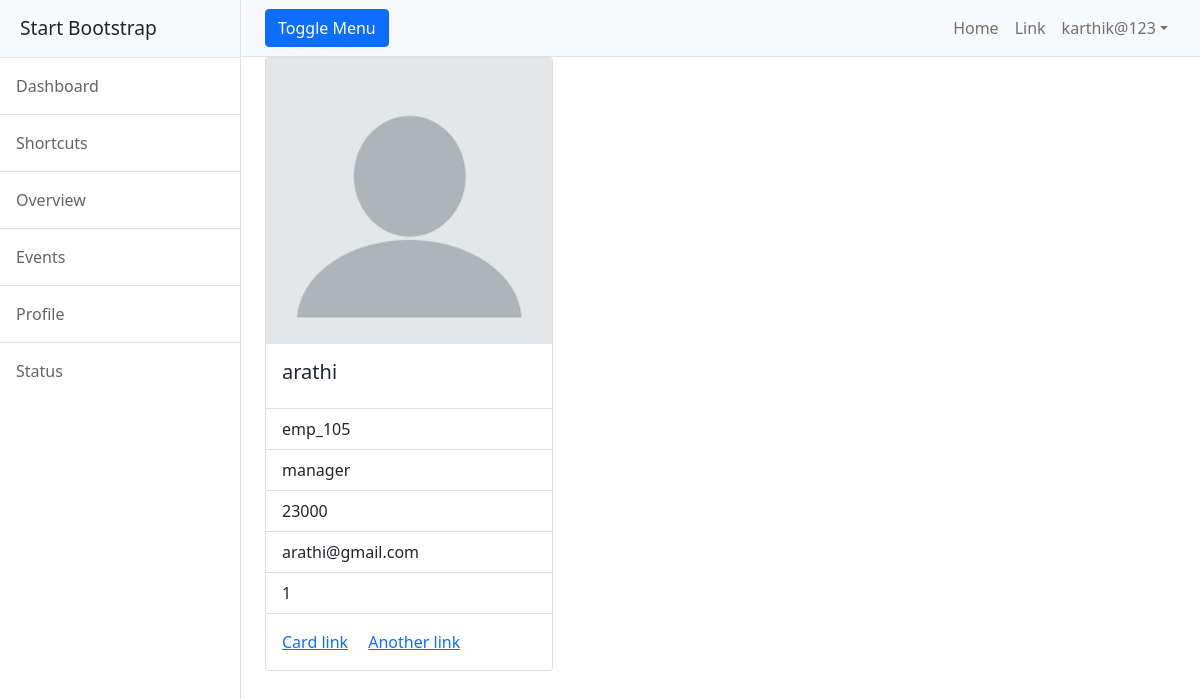
The app's page /employee/details/emp_105 (signed in) with its own data.
### employee/models.py (models this page shows, shortened)
class Employee(models.Model):
    eid = models.CharField(max_length=120,primary_key=True)
    profile_pick = models.ImageField(upload_to="profilepics",null=True)
    employee_name = models.CharField(max_length=120)
    designation = models.CharField(max_length=120)
    salary = models.PositiveIntegerField()
    email = models.EmailField(unique=True)
    experience = models.PositiveIntegerField(null=True)

### employee/views.py (the view)
# urls.py: path("details/<str:emp_id>", views.EmployeeDetailView.as_view(), name="emp-detail"),
@method_decorator(signin_required,name="dispatch")
class EmployeeDetailView(View):
    def get(self,request, *args, **kwargs):
        qs=Employee.objects.get(eid=kwargs.get("emp_id"))
        return render(request, "emp-detail.html",{"employee":qs})

### employee/views.py (called while the page is built)
def signin_required(fn):
    def wrapper(request, *args, **kwargs):
        if request.user.is_authenticated:
            return fn(request, *args, **kwargs)
        else:
            messages.error(request, "you must login")
            return redirect("signin")
    return wrapper

### employee/templates/emp-detail.html (shortened to what this page needs)
{%extends 'base.html'%}
{%block body_block%}
 <div class="row">
        <div class="co-4">
            <div class="card" style="width: 18rem;">
  <img src="{{employee.profile_pick.url}}" class="card-img-top" alt="...">
  <div class="card-body">
    <h5 class="card-title">{{employee.employee_name}}</h5>
  </div>
  <ul class="list-group list-group-flush">
    <li class="list-group-item">{{employee.eid}}</li>
    <li class="list-group-item">{{employee.designation}}</li>
    <li class="list-group-item">{{employee.salary}}</li>
      <li class="list-group-item">{{employee.email}}</li>
      <li class="list-group-item">{{employee.experience}}</li>
  </ul>
  <div class="card-body">
    <a href="#" class="card-link">Card link</a>
    <a href="#" class="card-link">Another link</a>
  </div>
</div>
        </div>
    </div>
{%endblock%}

### employee/templates/base.html (shortened to what this page needs)
<!DOCTYPE html>
{%load static%}
<html lang="en">
<head>
<link href="https://cdn.jsdelivr.net/npm/bootstrap@5.2.0-beta1/dist/css/bootstrap.min.css" rel="stylesheet">
    <link href="{%static 'css/styles.css'%}" rel="stylesheet"/>
</head>
<body>
<div class="d-flex" id="wrapper">
    <div class="border-end bg-white" id="sidebar-wrapper">
        <div class="sidebar-heading border-bottom bg-light">Start Bootstrap</div>
        <div class="list-group list-group-flush">
            <a class="list-group-item list-group-item-action list-group-item-light p-3" href="#!">Dashboard</a>
            <a class="list-group-item list-group-item-action list-group-item-light p-3" href="#!">Shortcuts</a>
            <a class="list-group-item list-group-item-action list-group-item-light p-3" href="#!">Overview</a>
            <a class="list-group-item list-group-item-action list-group-item-light p-3" href="#!">Events</a>
            <a class="list-group-item list-group-item-action list-group-item-light p-3" href="#!">Profile</a>
            <a class="list-group-item list-group-item-action list-group-item-light p-3" href="#!">Status</a>
        </div>
    </div>
    <div id="page-content-wrapper">
        <nav class="navbar navbar-expand-lg navbar-light bg-light border-bottom">
            <div class="container-fluid">
                <button class="btn btn-primary" id="sidebarToggle">Toggle Menu</button>
                <div class="collapse navbar-collapse" id="navbarSupportedContent">
                    <ul class="navbar-nav ms-auto mt-2 mt-lg-0">
                        <li class="nav-item active"><a class="nav-link" href="#!">Home</a></li>
                        <li class="nav-item"><a class="nav-link" href="#!">Link</a></li>
                        <li class="nav-item dropdown">
                            <a class="nav-link dropdown-toggle" id="navbarDropdown" href="#" role="button"
                               data-bs-toggle="dropdown" aria-haspopup="true" aria-expanded="false">{{request.user}}</a>
                        </li>
                    </ul>
                </div>
            </div>
        </nav>
        <div class="container-fluid">
            {%block body_block%}
            {%endblock%}
        </div>
    </div>
</div>
</body>
</html>

### records on screen
Employee: profile_pick (picture), employee_name "arathi", eid "emp_105", designation "manager", salary "23000", email "arathi@gmail.com", experience "1"

### other values on screen
{{ request.user }} "karthik@123"
